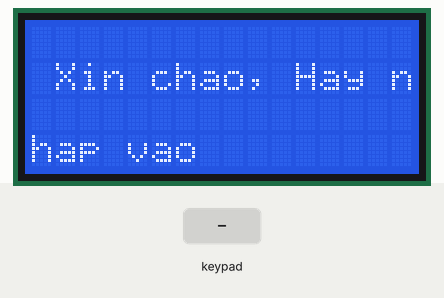
This sketch was run on a simulated Arduino Uno, built with avr-gcc and run on an emulated ATmega328P. Parts: 16×4 character LCD. The test bench sets the inputs (shaded band).

Above: at 3.2 s.
3.3 s: keypad keys 2 3 4 5 # pressed 0.4 s apart
At 6.0 s:
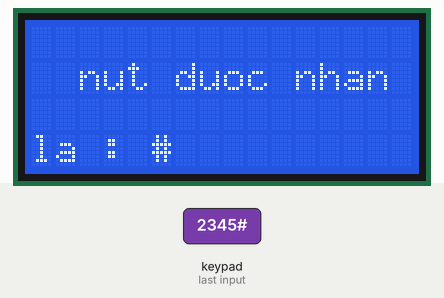
6.8 s: key 'A' pressed
At 7.4 s:
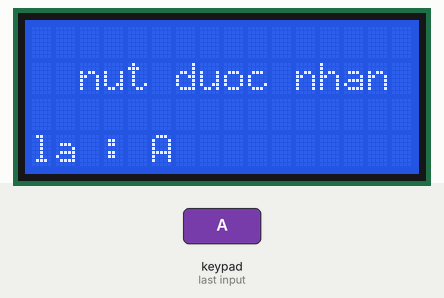
8.3 s: key 'B' pressed
9.8 s: keypad keys 2 3 4 5 * pressed 0.4 s apart
At 12.2 s:
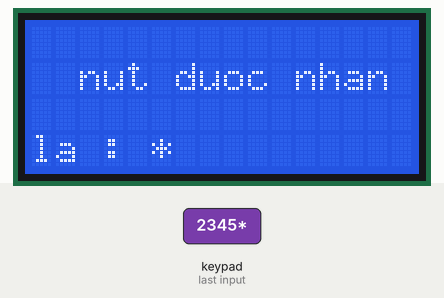
13.3 s: key 'C' pressed
At 13.6 s:
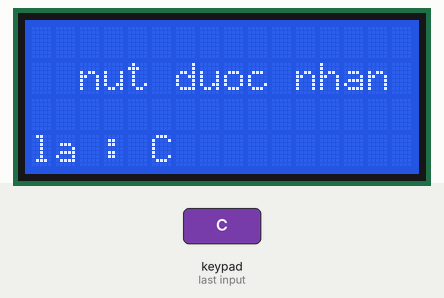
14.8 s: keypad keys 2 3 4 5 D pressed 0.4 s apart
At 15.4 s:
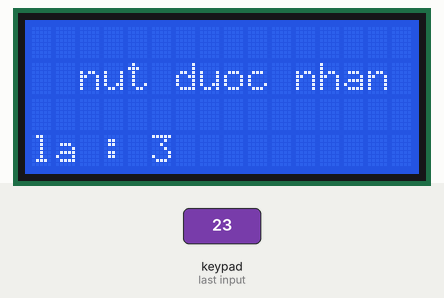
Timing chart, 0 to 17.8 s (numbered marks = the images above; inputs shaded):
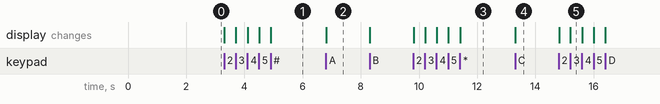

The sketch:

code.ino
```cpp
#include <LiquidCrystal.h>
#include "Keypad.h"
// LCD Setup
const int rs=13, en=12,d4=11,d5=10, d6=A5, d7=A4;
LiquidCrystal lcd(rs, en, d4, d5, d6, d7);

// Keypad Setup
const byte ROWS = 4; // Four Rows
const byte COLS = 4; // Four Columns
char keys[ROWS][COLS] = {
  {'7','8','9','A'},
  {'4','5','6','B'},
  {'1','2','3','C'},
  {'*','0','#','D'}
};
byte rowPins[ROWS] = {2,3,4,5 }; // Arduino pins connected to the row pins of the keypad
byte colPins[COLS] = {6,7,8,9}; // Arduino pins connected to the column pins of the keypad
Keypad keypad_key = Keypad( makeKeymap(keys), rowPins, colPins, ROWS, COLS );  // Keypad Library definition

void setup(void) {
  // Hiển thị trên LCD
  lcd.begin(16, 4); //LCD columns and rows
  lcd.setCursor(0,1);
  lcd.print(" Xin chao, ");
  lcd.print("Hay nhap vao");
  delay(2000);

}
void loop(){
char keypressed = keypad_key.getKey();  // nhận gt được nhấn trên keypad
  if (keypressed != NO_KEY){  // check

  lcd.clear();
  lcd.setCursor(1, 1);
  lcd.print(" nut duoc nhan la : ");
  lcd.print(keypressed);

   }
}
```

Measured:
- after the input at 3.3 s, the display: first changes at once (image 1 shows a later state)
- after the input at 6.8 s, the display: changes at once (image 2)
- after the input at 9.8 s, the display: first changes at once (image 3 shows a later state)
- after the input at 13.3 s, the display: changes at once (image 4)
- after the input at 14.8 s, the display: first changes at once (image 5 shows a later state)
